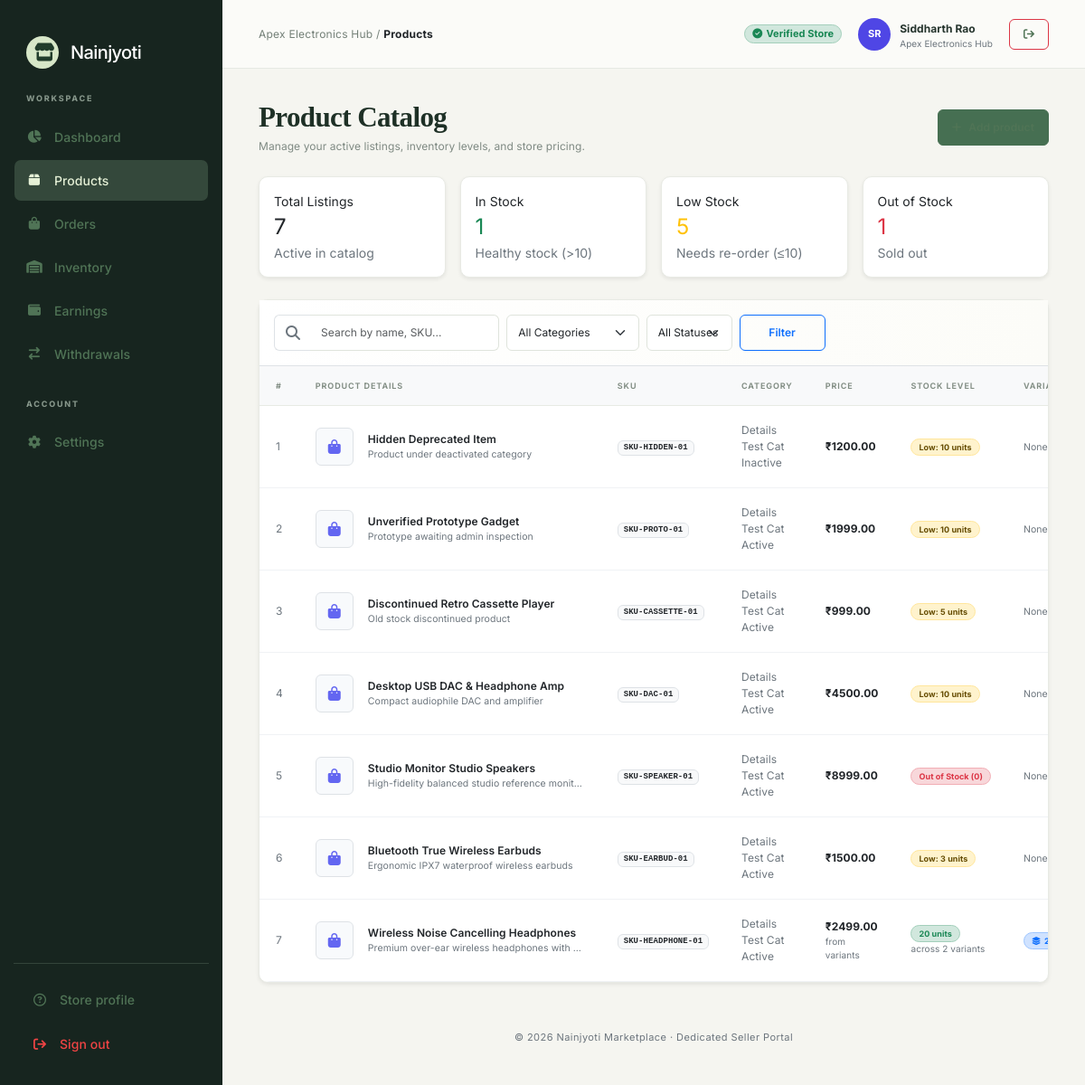
Page /vendor-dashboard/products/ (signed in) on the earlier database version.
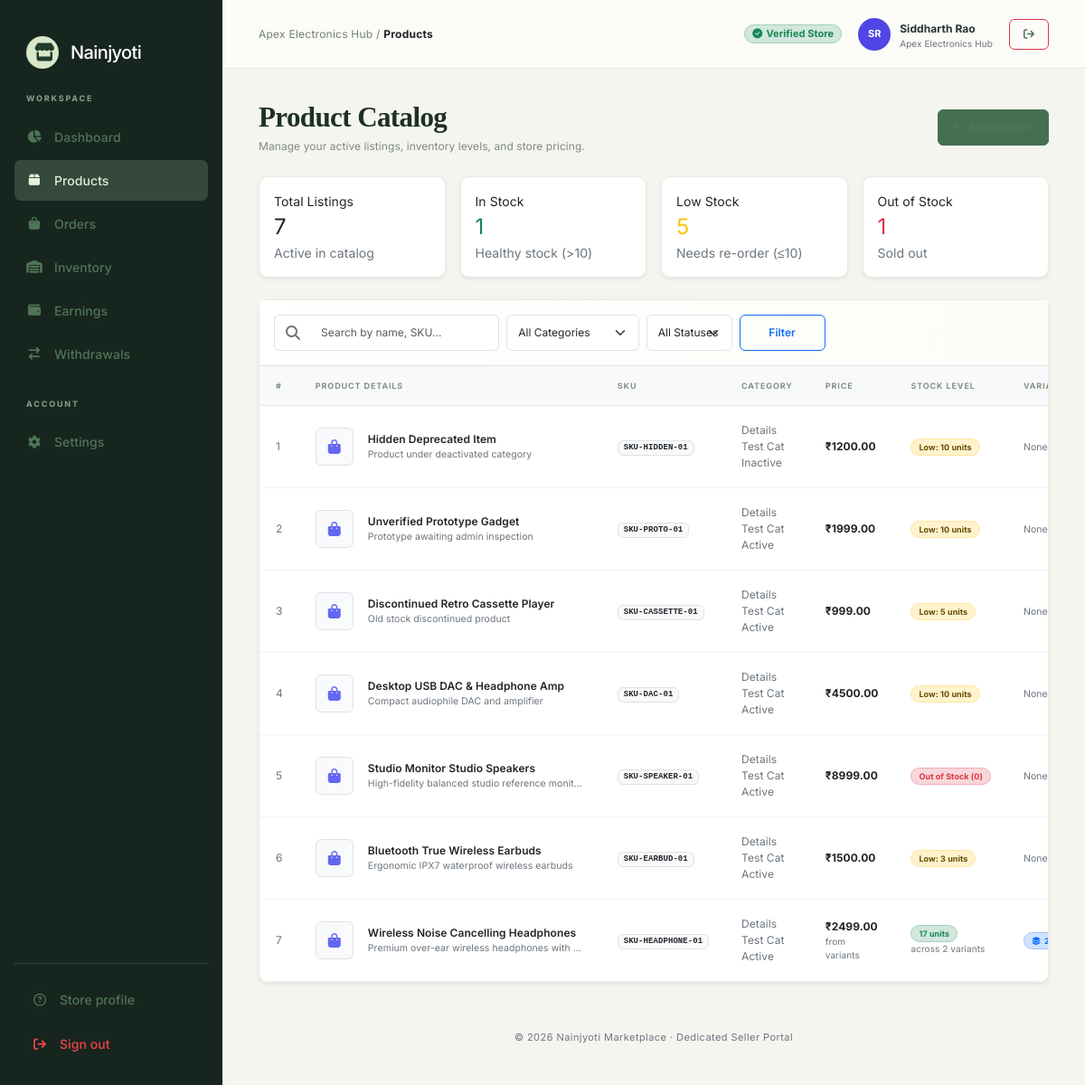
Same page on the later database version.
### nainjyoti/models.py (models this page shows, shortened)
class Product(models.Model):
    STATUS_CHOICES = [
        ('ACTIVE', 'Active'),
        ('INACTIVE', 'Inactive'),
        ('OUT_OF_STOCK', 'Out of Stock'),
    ]
    vendor = models.ForeignKey(VendorProfile, on_delete=models.CASCADE, related_name='products')
    category = models.ForeignKey(Category, on_delete=models.SET_NULL, null=True, blank=True, related_name='products')
    name = models.CharField(max_length=200)
    sku = models.CharField(max_length=50, unique=True, blank=True)
    description = models.TextField(blank=True, default='')
    price = models.DecimalField(max_digits=10, decimal_places=2)
    discount_price = models.DecimalField(max_digits=10, decimal_places=2, null=True, blank=True)
    stock_quantity = models.IntegerField(default=0)
    low_stock_threshold = models.IntegerField(default=10)
    unit = models.CharField(max_length=30, default='Piece', blank=True)
    image = models.ImageField(upload_to='products/', blank=True, null=True)
    status = models.CharField(max_length=20, choices=STATUS_CHOICES, default='ACTIVE')
    is_approved = models.BooleanField(default=True)
    created_at = models.DateTimeField(auto_now_add=True)
    updated_at = models.DateTimeField(auto_now=True)
    class Meta:
        ordering = ['-created_at']
        verbose_name = 'Product'
        verbose_name_plural = 'Products'
    @property
    def image_url(self):
        return None
    @property
    def has_variants(self):
        return self.variants.exists()
    @property
    def active_variant_count(self):
        return self.variants.filter(is_active=True).count()
    @property
    def customer_effective_price(self):
        variants = list(self.variants.filter(is_active=True))
        if variants:
            return min(variant.effective_price for variant in variants)
        return float(self.discount_price if self.discount_price is not None else self.price)

class Category(models.Model):
    STATUS_CHOICES = [
        ('ACTIVE', 'Active'),
        ('INACTIVE', 'Inactive'),
    ]
    name = models.CharField(max_length=150, unique=True)
    description = models.TextField(blank=True, default='')
    image = models.ImageField(upload_to='categories/images/', blank=True, null=True)
    status = models.CharField(max_length=20, choices=STATUS_CHOICES, default='ACTIVE')
    created_at = models.DateTimeField(auto_now_add=True)
    updated_at = models.DateTimeField(auto_now=True)
    class Meta:
        ordering = ['name']
        verbose_name = 'Category'
        verbose_name_plural = 'Categories'

class ProductVariant(models.Model):
    product = models.ForeignKey(Product, on_delete=models.CASCADE, related_name='variants')
    title = models.CharField(max_length=150)
    color = models.CharField(max_length=50, blank=True, default='')
    size = models.CharField(max_length=50, blank=True, default='')
    material = models.CharField(max_length=100, blank=True, default='')
    sku = models.CharField(max_length=60, unique=True, blank=True)
    price = models.DecimalField(max_digits=10, decimal_places=2, null=True, blank=True)
    discount_price = models.DecimalField(max_digits=10, decimal_places=2, null=True, blank=True)
    stock_quantity = models.IntegerField(default=0)
    image = models.ImageField(upload_to='products/variants/', blank=True, null=True)
    is_active = models.BooleanField(default=True)
    created_at = models.DateTimeField(auto_now_add=True)
    updated_at = models.DateTimeField(auto_now=True)
    class Meta:
        ordering = ['id']
        verbose_name = 'Product Variant'
        verbose_name_plural = 'Product Variants'
    @property
    def effective_price(self):
        if self.discount_price is not None:
            return float(self.discount_price)

### nainjyoti/vendor_views.py (the view)
# urls.py: path('vendor-dashboard/products/', vendor_views.vendor_products, name='vendor_products'),
def vendor_products(request):
    vendor = _get_dashboard_vendor(request)
    if not vendor:
        return redirect("login")
    products = Product.objects.filter(vendor=vendor).select_related('category').prefetch_related('variants').order_by('-id')
    search_query = request.GET.get('q', '').strip()
    if search_query:
        products = products.filter(
            Q(name__icontains=search_query) |
            Q(sku__icontains=search_query) |
            Q(category__name__icontains=search_query)
        )
    category_id = request.GET.get('category')
    if category_id and category_id.isdigit():
        products = products.filter(category_id=int(category_id))
    status_filter = request.GET.get('status', '').strip().upper()
    if status_filter and status_filter != 'ALL':
        products = products.filter(status=status_filter)
    categories = Category.objects.filter(status='ACTIVE').order_by('name')
    total_count = Product.objects.filter(vendor=vendor).count()
    in_stock_count = Product.objects.filter(vendor=vendor, stock_quantity__gt=10).count()
    low_stock_count = Product.objects.filter(vendor=vendor, stock_quantity__lte=10, stock_quantity__gt=0).count()
    out_of_stock_count = Product.objects.filter(vendor=vendor, stock_quantity=0).count()
    context = {
        'vendor': vendor,
        'products': products,
        'categories': categories,
        'total_count': total_count,
        'in_stock_count': in_stock_count,
        'low_stock_count': low_stock_count,
        'out_of_stock_count': out_of_stock_count,
        'search_query': search_query,
        'selected_category': int(category_id) if category_id and category_id.isdigit() else None,
        'selected_status': status_filter,
    }
    return render(request, "vendor/products.html", context)

### nainjyoti/models.py (called while the page is built)
    @property
    def initials(self):
        name = self.owner_name or self.business_name or "Seller"
        parts = name.strip().split()
        if len(parts) >= 2:
            return f"{parts[0][0]}{parts[1][0]}".upper()
        return name[:2].upper()

### nainjyoti/vendor_views.py (called while the page is built)
def _get_dashboard_vendor(request):
    if hasattr(request, "user") and request.user.is_authenticated and hasattr(request.user, "vendor_profile"):
        if request.user.vendor_profile.status == "APPROVED":
            return request.user.vendor_profile
    target = VendorProfile.objects.filter(user__username='merchant@crafts.in').first()
    if target:
        return target
    return VendorProfile.objects.filter(status="APPROVED").first()

### templates/vendor/products.html (shortened to what the changed rows need)
{% extends "vendor/base.html" %}
{% load static %}
{% block page_css %}
    <link href="{% static 'vendor/css/products.css' %}" rel="stylesheet">
{% endblock %}
{% block vendor_content %}
    <div class="page-head d-flex justify-content-between align-items-center mb-4">
        <div>
            <h1>Product Catalog</h1>
        </div>
    </div>
    <div class="card shadow-sm">
        <div class="table-responsive">
            <table class="table align-middle mb-0 table-hover">
                <thead class="table-light">
                    <tr>
                        <th style="width: 50px;">#</th>
                        <th>Product Details</th>
                        <th>SKU</th>
                        <th>Category</th>
                        <th>Price</th>
                        <th>Stock Level</th>
                        <th>Variants</th>
                    </tr>
                </thead>
                <tbody id="vendorProductsTableBody">
                    {% for p in products %}
                        <tr id="vendorProductRow{{ p.id }}">
                            <td class="text-secondary small">{{ forloop.counter }}</td>
                            <td>
                                <div class="d-flex align-items-center">
                                    <div class="me-3 rounded d-flex align-items-center justify-content-center border" style="width:42px;height:42px;background:#f8fafc;color:#6366f1;font-size:16px;">
                                        {% if p.image_url %}
                                            <img src="{{ p.image_url }}" alt="{{ p.name }}" class="rounded" style="width:100%;height:100%;object-fit:cover;">
                                        {% else %}
                                            <i class="fa-solid fa-bag-shopping"></i>
                                        {% endif %}
                                    </div>
                                    <div>
                                        <div class="fw-semibold text-dark">{{ p.name }}</div>
                                        <div class="text-secondary small text-truncate" style="max-width:240px;">{{ p.description|default:"No description provided" }}</div>
                                    </div>
                                </div>
                            </td>
                            <td><span class="badge bg-light text-dark border font-monospace">{{ p.sku }}</span></td>
                            <td class="text-secondary">{{ p.category.name|default:"Uncategorized" }}</td>
                            <td class="fw-bold text-dark vendor-prod-price">
                                {% if p.has_variants %}
                                    ₹{{ p.customer_effective_price|floatformat:2 }}
                                    <small class="text-secondary d-block fw-normal" style="font-size:10px;">from variants</small>
                                {% else %}
                                    ₹{{ p.price|floatformat:2 }}
                                {% endif %}
                            </td>
                            <td class="vendor-prod-stock">
                                {% if p.has_variants %}
                                    <span class="badge {% if p.stock_quantity == 0 %}bg-danger-subtle text-danger border-danger-subtle{% elif p.stock_quantity <= 10 %}bg-warning-subtle text-warning-emphasis border-warning-subtle{% else %}bg-success-subtle text-success border-success-subtle{% endif %} border px-2 py-1 rounded-pill">
                                        {{ p.stock_quantity }} units
                                    </span>
                                    <small class="text-secondary d-block" style="font-size:10px;">across {{ p.active_variant_count }} variant{{ p.active_variant_count|pluralize }}</small>
                                {% elif p.stock_quantity == 0 %}
                                    <span class="badge bg-danger-subtle text-danger border border-danger-subtle px-2 py-1 rounded-pill">Out of Stock (0)</span>
                                {% elif p.stock_quantity <= 10 %}
                                    <span class="badge bg-warning-subtle text-warning-emphasis border border-warning-subtle px-2 py-1 rounded-pill">Low: {{ p.stock_quantity }} units</span>
                                {% else %}
                                    <span class="badge bg-success-subtle text-success border border-success-subtle px-2 py-1 rounded-pill">{{ p.stock_quantity }} units</span>
                                {% endif %}
                            </td>
                            <td class="vendor-prod-variants-badge">
                                {% if p.has_variants %}
                                    <span class="badge bg-primary-subtle text-primary border border-primary-subtle px-2 py-1 rounded-pill">
                                        <i class="fa-solid fa-layer-group me-1"></i>{{ p.active_variant_count }} Variant{{ p.active_variant_count|pluralize }}
                                    </span>
                                {% else %}
                                    <span class="text-secondary small">None</span>
                                {% endif %}
                            </td>
                        </tr>
                    {% endfor %}
                </tbody>
            </table>
        </div>
    </div>
{% endblock %}

Differences in the rows shown:
changed Product "Wireless Noise Cancelling Headphones": stock_quantity "20" → "17"
